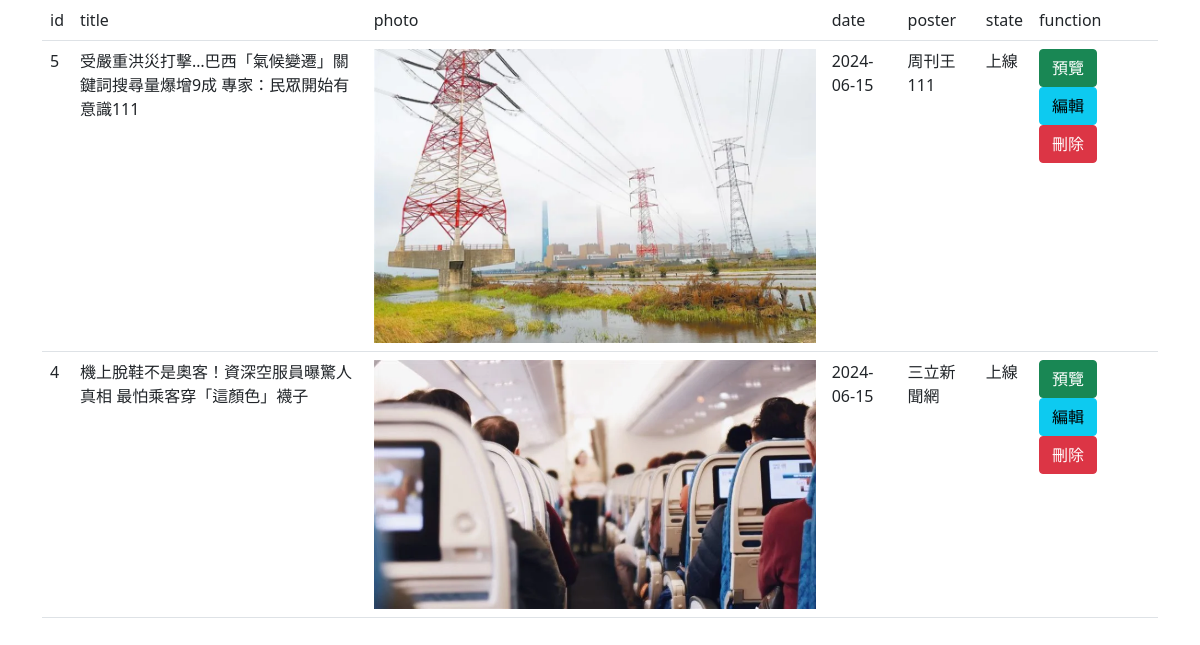
Page /news.php on the committed database.
### tables this page shows
CREATE TABLE `news` (
  `id` int(11) NOT NULL,
  `title` varchar(50) NOT NULL,
  `content` text NOT NULL,
  `photo` varchar(20) DEFAULT NULL,
  `date` date NOT NULL,
  `poster` varchar(10) NOT NULL,
  `state` enum('上線','下線') NOT NULL DEFAULT '下線'
);

### news.php (the view, shortened to what this page needs)
<?php
include('conn/conn.php');
if($conn){
    $sql = "SELECT * FROM news ORDER BY news.id DESC";
    $table = mysqli_query($conn, $sql);
}
?>
<!DOCTYPE html>
<html lang="en">
  <head>
    <link
      rel="stylesheet"
      href="https://cdnjs.cloudflare.com/ajax/libs/twitter-bootstrap/5.0.0-beta1/css/bootstrap.min.css"
    />
    <link
      rel="stylesheet"
      href="https://cdnjs.cloudflare.com/ajax/libs/font-awesome/5.15.2/css/all.min.css"
    />
  </head>
  <body class="">
    <div class="container">
        <table class="table">
            <tr>
                <td>id</td>
                <td>title</td>
                <td>photo</td>
                <td>date</td>
                <td>poster</td>
                <td>state</td>
                <td>function</td>
            </tr>
            <?php
                while($row = mysqli_fetch_assoc($table)){
                    echo "<tr>";
                    echo "<td>".$row['id']."</td>";
                    echo "<td>".$row['title']."</td>";
                    echo '<td><img class="img-fluid" src="upload/'.$row['photo'].'"></td>';
                    echo "<td>".$row['date']."</td>";
                    echo "<td>".$row['poster']."</td>";
                    echo "<td>".$row['state']."</td>";
                    echo '<td>';
                    echo '<a class="btn btn-success" href="news-content.php?id='.$row['id'].'">預覽</a>';
                    echo '<a class="btn btn-info" href="news-edit.php?id='.$row['id'].'">編輯</a>';
                    echo '<a class="btn btn-danger" onclick="if(!confirm(\'確定要刪除?\')) return false" href="news-delete.php?id='.$row['id'].'">刪除</a>';
                    echo '</td>';
                    echo "</tr>";
                }
            ?>
        </table>
    </div>
  </body>
</html>

### rows in the picture
news: id "5", title "受嚴重洪災打擊…巴西「氣候變遷」關鍵詞搜尋量爆增9成 專家：民眾開始有意識111", photo (picture), date "2024-06-15", poster "周刊王111", state "上線"
news: id "4", title "機上脫鞋不是奧客！資深空服員曝驚人真相 最怕乘客穿「這顏色」襪子", photo (picture), date "2024-06-15", poster "三立新聞網", state "上線"
